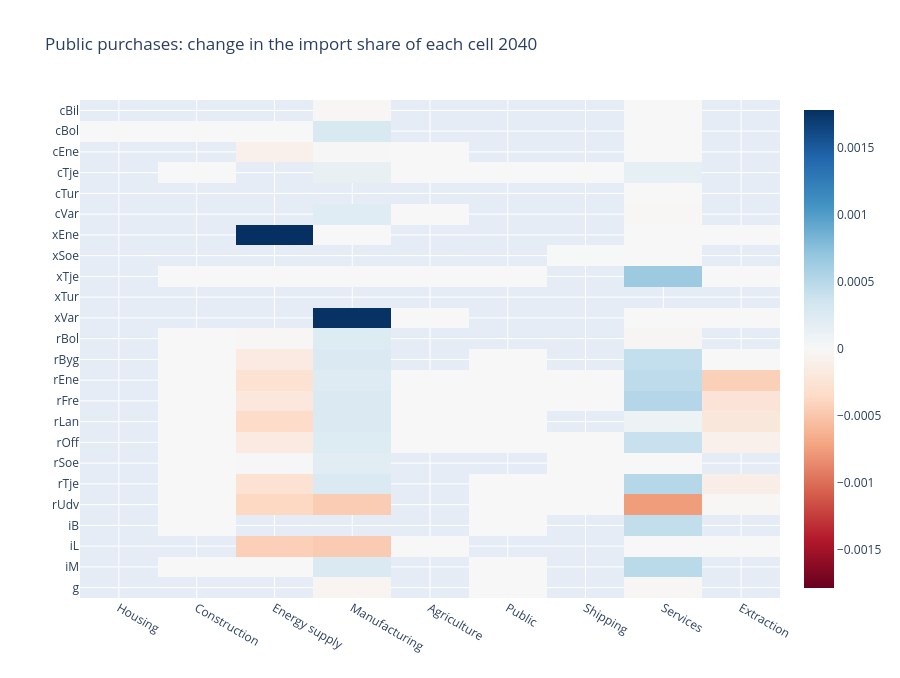

The notebook cell saved with this chart:
### Markdown cell above
The import share of each cell, the experiment minus the baseline (0.01 = 1 percentage point):

### Code cell
io_viz.heatmap(alt, year, metric='import_share', base=base,
               title=f'{experiment}: change in the import share of each cell {year}')

### Figure 1 — Plotly figure (JSON) as saved in the notebook; plotly's stock layout.template omitted (floating-point values rounded to 4 significant figures; data arrays with more than 128 entries replaced by an {"elided": "..."} marker saying what was removed)
{"data": [{"colorscale": [[0.0, "rgb(103,0,31)"], [0.1, "rgb(178,24,43)"], [0.2, "rgb(214,96,77)"], [0.3, "rgb(244,165,130)"], [0.4, "rgb(253,219,199)"], [0.5, "rgb(247,247,247)"], [0.6, "rgb(209,229,240)"], [0.7, "rgb(146,197,222)"], [0.8, "rgb(67,147,195)"], [0.9, "rgb(33,102,172)"], [1.0, "rgb(5,48,97)"]], "customdata": {"elided": "24x9 str values"}, "hovertemplate": "%{customdata} ← %{x}: %{z:,.3f}<extra></extra>", "type": "heatmap", "x": ["Housing", "Construction", "Energy supply", "Manufacturing", "Agriculture", "Public", "Shipping", "Services", "Extraction"], "y": ["cBil", "cBol", "cEne", "cTje", "cTur", "cVar", "xEne", "xSoe", "xTje", "xTur", "xVar", "rBol", "rByg", "rEne", "rFre", "rLan", "rOff", "rSoe", "rTje", "rUdv", "iB", "iL", "iM", "g"], "z": {"elided": "24x9 float values"}, "zmid": 0.0}], "layout": {"height": 678, "title": {"text": "Public purchases: change in the import share of each cell 2040"}, "yaxis": {"autorange": "reversed"}}}
